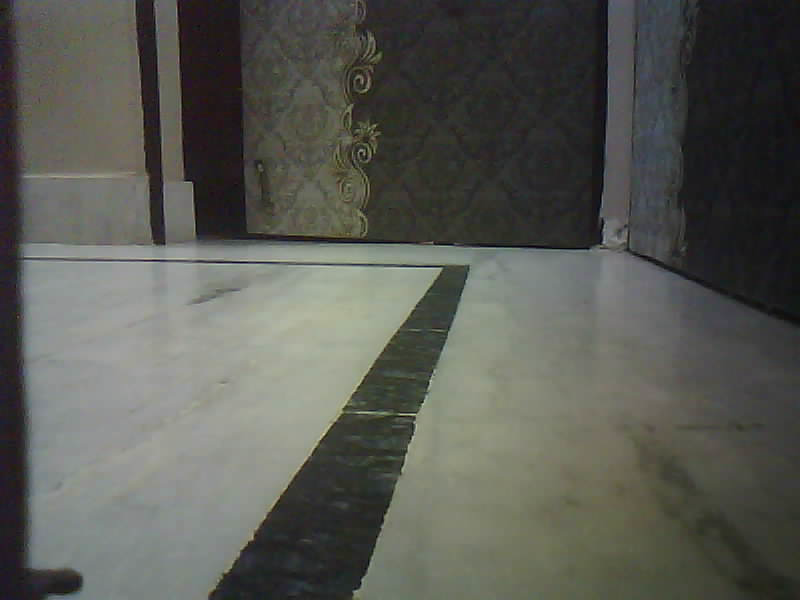
#> input picture AUTONOMOUS VEHICLE/ESP32CAM_OPENCV/t.png, 800 x 600 px, found by its file name
$ python testimg.py
#> lines starting #> are read from the running program, lines starting #| are printed output that depends on the picture
import cv2 as cv
import numpy as np
import sys
sys.path.append(r"C:\Users\risha\OneDrive\Desktop\AUTONOMOUS VEHICLE\Opnecv gm\Practice")
from img_disp import mult_disp


img = cv.imread(r"C:\Users\risha\OneDrive\Desktop\AUTONOMOUS VEHICLE\ESP32CAM_OPENCV\t.png")
#> img is the input picture: shape (600, 800, 3); mean B, G, R 83.6, 89.9, 88.8
img_gray=cv.imread(r"C:\Users\risha\OneDrive\Desktop\AUTONOMOUS VEHICLE\ESP32CAM_OPENCV\t.png",0)
#> img_gray: shape (600, 800); min 0, max 210, mean 88.4


m1 = np.zeros_like(img)
m2= np.zeros_like(img_gray)


# vertices = np.array([[0,600],[0,200],[800,200],[800,600]])
vertices = np.array([[0,600],[0,300],[200,200],[600,200],[800,300],[800,600]])


cv.fillPoly(m1,np.int32([vertices]),(255))
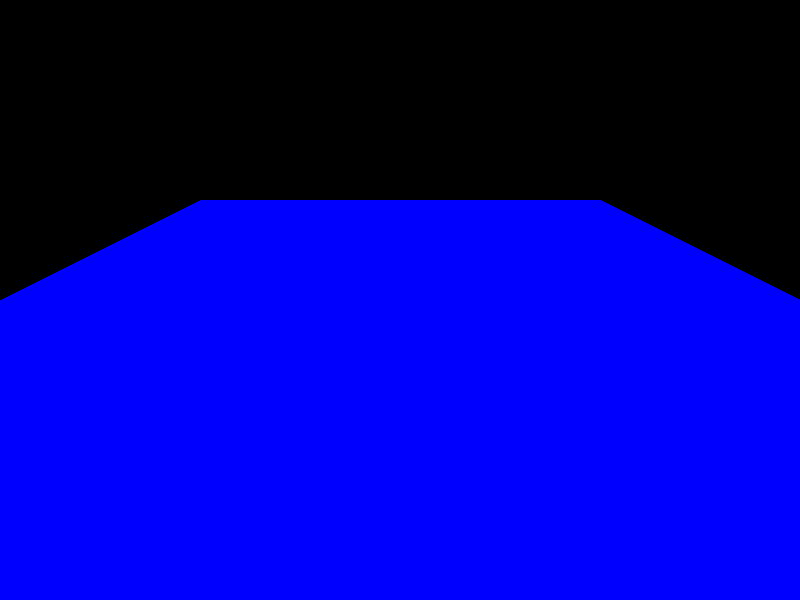
#> m1: shape (600, 800, 3); mean of channels 0, 1, 2 159.3, 0, 0; drawn as B, G, R


mult_disp(m1,img,width=500,height=500)
#> (this line was passed over: img_disp is not available in this run)


cv.waitKey(0)
